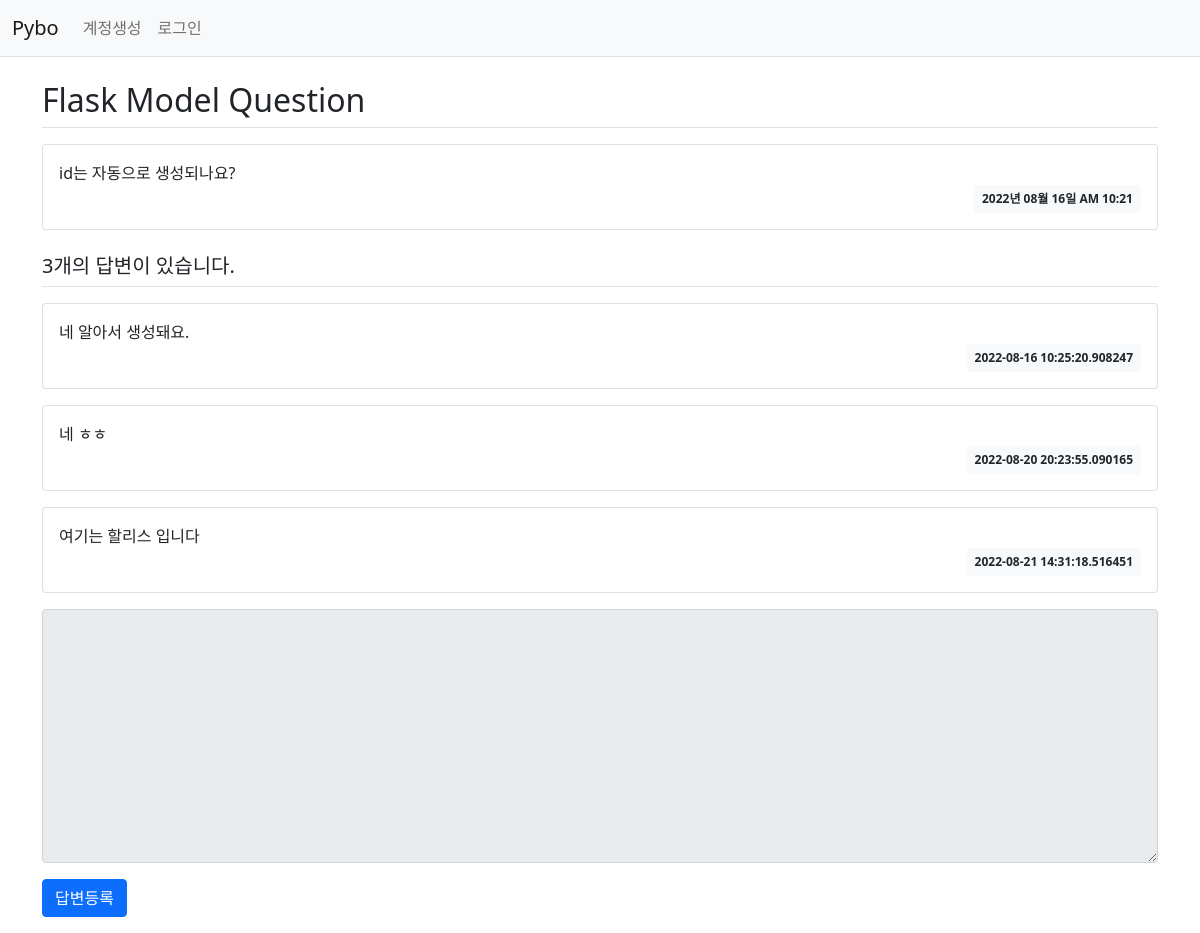
Screenshot of /question/detail/2/ with the database file from the repository.
### pybo/models.py (models this page shows)
class Question(db.Model) : ## class 이름으로 Table 이름이 생성됨
    id = db.Column(db.Integer, primary_key = True) ## 칼럼 속성과 기본키인지 아닌지
    subject = db.Column(db.String(200), nullable=False) ## Null값 허용 안 함
    content = db.Column(db.Text(), nullable=False)
    create_date = db.Column(db.DateTime(), nullable=False)
    user_id = db.Column(db.Integer, db.ForeignKey('user.id', ondelete='CASCADE'), nullable=False)
    user = db.relationship('User', backref=db.backref('question_set'))

class Answer (db.Model) :
    id = db.Column(db.Integer, primary_key = True)
    '''
    답변과 질문을 연결하기 위한 속성
    연결 기준이 되는 key는 당연히 외래키가 됨
    ForeignKey('qwestion.id')는 qestion Table의 id Column을 가져오겠다는 말, 객체 아님!!!!
    CASCADE : 질문이 삭제되면 답변도 함께 삭제된다는 말
    '''
    question_id = db.Column(db.Integer, db.ForeignKey('question.id', ondelete='CASCADE'))
    '''
    relationship('참조할 모델명', backref)
    역참조(backref) : 질문에 달린 답변들을 볼 수 있게 하는 것 (한 질문엔 답변이 여러개 달릴 수 있다.)
    '''
    question = db.relationship('Question', backref=db.backref('answer_set'))
    content = db.Column(db.Text(), nullable=False)
    create_date = db.Column(db.DateTime(), nullable=False)
    user_id = db.Column(db.Integer, db.ForeignKey('user.id', ondelete='CASCADE'), nullable=False)
    user = db.relationship('User', backref=db.backref('answer_set'))

### pybo/views/question_views.py (the view)
@bp.route('/detail/<int:question_id>/')
def detail(question_id) :
    form = AnswerForm()
    question = Question.query.get_or_404(question_id)
    return render_template('question/question_detail.html', question=question, form=form)

### pybo/forms.py
class AnswerForm(FlaskForm) :
    content = TextAreaField('내용', validators=[DataRequired('답변 하기 싫어유?')])

### pybo/filter.py (called while the page is built)
def format_datetime(value, fmt = '%Y년 %m월 %d일 %p %I:%M') :
    return  value.strftime(fmt)

### pybo/views/auth_views.py (called while the page is built)
@bp.before_app_request
def load_logged_in_user() :
    user_id = session.get('user_id')
    if user_id is None :
        g.user = None
    else :
        g.user = User.query.get(user_id)

### pybo/templates/question/question_detail.html (shortened to what this page needs)
{% extends 'base.html' %}
{% block content %}
<div class="container my-3">
    <h2 class="border-bottom py-2">{{ question.subject }}</h2>
    <div class="card my-3">
        <div class="card-body">
            <div class="card-text" style="white-space: pre-line;">{{ question.content }}</div>
            <div class="d-flex justify-content-end">
                <div class="badge bg-light text-dark p-2">
                    {{ question.create_date|datetime }}
                </div>
            </div>
        </div>
    </div>
    <h5 class="border-bottom my-3 py-2">{{ question.answer_set|length }}개의 답변이 있습니다.</h5>
    {% for answer in question.answer_set %}
    <div class="card my-3">
        <div class="card-body">
            <div class="card-text" style="white-space: pre-line;">{{ answer.content }}</div>
            <div class="d-flex justify-content-end">
                <div class="badge bg-light text-dark p-2">
                    {{ answer.create_date }}
                </div>
            </div>
        </div>
    </div>
    {% endfor %}
    <form action="{{ url_for('answer.create', question_id=question.id) }}" method="post" class="my-3">
        <div class="mb-3">
            <textarea {% if not g.user %}disabled{% endif %}
            name="content" id="content" class="form-control" rows="10"></textarea>
        </div>
        <input type="submit" value="답변등록" class="btn btn-primary">
    </form>
</div>
{% endblock %}

### rows the page displays
Question: subject "Flask Model Question", content "id는 자동으로 생성되나요?", create_date "2022년 08월 16일 AM 10:21"
Answer: content "네 알아서 생성돼요.", create_date "2022-08-16 10:25:20.908247"
Answer: content "네 ㅎㅎ", create_date "2022-08-20 20:23:55.090165"
Answer: content "여기는 할리스 입니다", create_date "2022-08-21 14:31:18.516451"

### other values shown
{{ question.answer_set|length }} "3"
